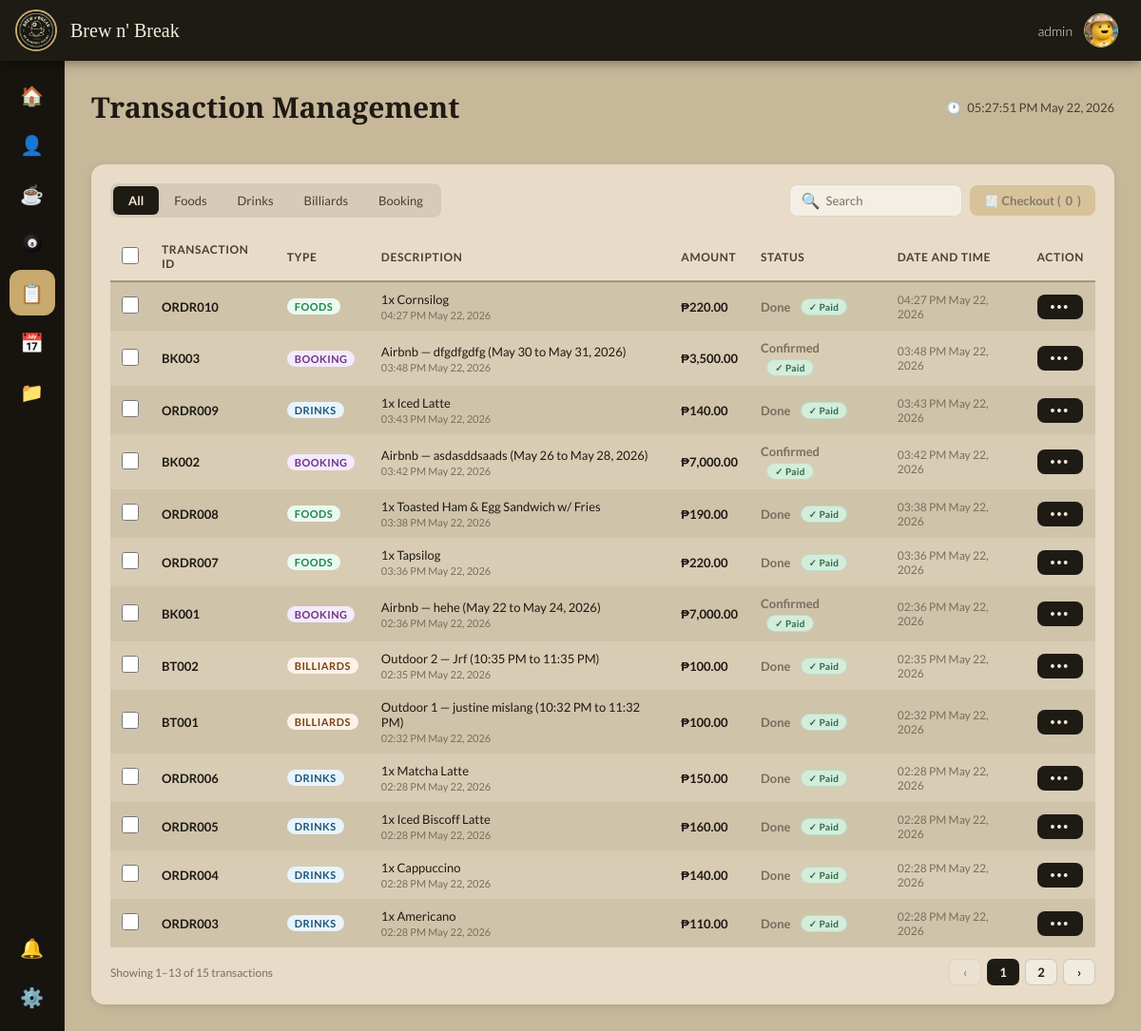
Page /brew-n-break-pos/transactions.php (signed in) on the committed database.
### tables this page shows
CREATE TABLE `orders` (
  `id` int(10) UNSIGNED NOT NULL,
  `order_code` varchar(30) NOT NULL,
  `type` varchar(30) DEFAULT 'Coffee',
  `status` varchar(30) DEFAULT 'Pending',
  `total_amount` decimal(10,2) DEFAULT 0.00,
  `created_at` timestamp NOT NULL DEFAULT current_timestamp()
);

CREATE TABLE `bookings` (
  `id` int(10) UNSIGNED NOT NULL,
  `booking_code` varchar(30) NOT NULL,
  `guest_name` varchar(120) NOT NULL,
  `room` varchar(60) NOT NULL,
  `check_in` date NOT NULL,
  `check_out` date NOT NULL,
  `status` varchar(30) DEFAULT 'Confirmed',
  `created_at` timestamp NOT NULL DEFAULT current_timestamp()
);

CREATE TABLE `billiard_sessions` (
  `id` int(10) UNSIGNED NOT NULL,
  `session_code` varchar(30) NOT NULL,
  `customer_name` varchar(120) NOT NULL,
  `table_name` varchar(60) NOT NULL,
  `start_time` time NOT NULL,
  `end_time` time NOT NULL,
  `hours_used` decimal(5,2) DEFAULT 0.00,
  `amount` decimal(10,2) DEFAULT 0.00,
  `status` varchar(30) DEFAULT 'Ongoing',
  `created_at` timestamp NOT NULL DEFAULT current_timestamp()
);

### brew-n-break-pos/transactions.php (the view, shortened to what this page needs)
<?php
$transactions = [];
$username     = $_SESSION['username'] ?? 'Admin';
$userRole     = ucfirst(strtolower($_SESSION['role'] ?? 'admin'));
try {
    $conn = new mysqli(DB_HOST, DB_USER, DB_PASS, DB_NAME);
    if (!$conn->connect_error) {
        $r = $conn->query("
            SELECT
                o.id,
                o.order_code AS transaction_code,
                GROUP_CONCAT(CONCAT(oi.quantity,'x ',p.name) ORDER BY p.name SEPARATOR ', ') AS description,
                o.total_amount,
                o.status,
                o.type,
                o.created_at,
                'cafe' AS source
            FROM orders o
            LEFT JOIN order_items oi ON oi.order_id = o.id
            LEFT JOIN products p ON p.id = oi.product_id
            GROUP BY o.id
        ");
        if ($r) while ($row = $r->fetch_assoc()) $transactions[] = $row;
        $r = $conn->query("
            SELECT
                bs.id,
                bs.session_code AS transaction_code,
                CONCAT(bs.table_name, ' — ', bs.customer_name, ' (',
                    DATE_FORMAT(CAST(bs.start_time AS TIME),'%h:%i %p'),
                    ' to ',
                    DATE_FORMAT(CAST(bs.end_time AS TIME),'%h:%i %p'),
                ') ') AS description,
                bs.amount AS total_amount,
                bs.status,
                'Billiards' AS type,
                bs.created_at,
                'billiard' AS source
            FROM billiard_sessions bs
        ");
        if ($r) while ($row = $r->fetch_assoc()) $transactions[] = $row;
        $r = $conn->query("
            SELECT
                b.id,
                b.booking_code AS transaction_code,
                CONCAT(b.room, ' — ', b.guest_name, ' (',
                    DATE_FORMAT(b.check_in,'%b %d'),
                    ' to ',
                    DATE_FORMAT(b.check_out,'%b %d, %Y'),
                ')') AS description,
                DATEDIFF(b.check_out, b.check_in) * 3500 AS total_amount,
                b.status,
                'Booking' AS type,
                b.created_at,
                'booking' AS source
            FROM bookings b
        ");
        if ($r) while ($row = $r->fetch_assoc()) $transactions[] = $row;
    }
} catch (Throwable $e) {}
usort($transactions, fn($a,$b) => strtotime($b['created_at']) - strtotime($a['created_at']));
?>
<!DOCTYPE html>
<html lang="en">
<head>
</head>
<body>
<nav class="topnav">
  <div class="topnav-left">
    <div class="logo-circle" style="overflow:hidden;padding:0;"><img src="../img/logo.png" style="width:100%;height:100%;object-fit:cover;display:block;border-radius:50%;"/></div>
    <span class="brand">Brew n' Break</span>
  </div>
  <div class="topnav-right">
    <span class="user-label"><?= htmlspecialchars($username) ?></span>
    <div style="position:relative;">
      <div class="user-avatar" style="overflow:hidden;padding:0;cursor:pointer;" onclick="toggleAvatarMenu(event)"><?php $up=$_SESSION['photo']??'';if($up):?><img src="<?=htmlspecialchars($up)?>" style="width:100%;height:100%;object-fit:cover;border-radius:50%;display:block;" alt=""/><?php else:?><span style="font-size:18px">👤</span><?php endif;?></div>
    </div>
  </div>
</nav>
<div class="layout">
  <aside class="sidebar">
    <?php $sp=$userRole==='Staff'?'staff.php':''; ?>
    <a class="nav-item" href="<?=$sp?:'dashboard.php'?>"><span>🏠</span><span class="tip">Dashboard</span></a>
    <?php if ($userRole !== 'Staff'): ?><a class="nav-item" href="users.php"><span>👤</span><span class="tip">Users</span></a><?php endif; ?>
    <a class="nav-item" href="menu.php"><span>☕</span><span class="tip">Cafe</span></a>
    <a class="nav-item" href="billiard.php"><svg viewBox="0 0 24 24" width="22" height="22" xmlns="http://www.w3.org/2000/svg"><text x="12" y="15.5" font-size="6.5" text-anchor="middle" fill="#111" font-family="Arial,sans-serif" font-weight="900">8</text></svg></a>
    <a class="nav-item active" href="transactions.php"><span>📋</span><span class="tip">Transactions</span></a>
    <a class="nav-item" href="bookings.php"><span>📅</span><span class="tip">Bookings</span></a>
    <?php if ($userRole !== 'Staff'): ?><a class="nav-item" href="reports.php"><span>📁</span><span class="tip">Reports</span></a><?php endif; ?>
    <a class="nav-item" href="notifications.php" id="bellNavItem"><span>🔔</span><span id="bellBadge"></span><span class="tip">Notifications</span></a>
    <a class="nav-item" href="settings.php"><span>⚙️</span><span class="tip">Settings</span></a>
  </aside>
  <main class="main">
    <div class="page-header">
      <h1 class="page-title">Transaction Management</h1>
      <div class="page-time">🕐 <span id="liveClock"></span></div>
    </div>
    <div class="card" id="tableCard">
      <div class="toolbar">
        <div class="tabs">
          <button class="tab-btn active" onclick="filterTab('all',this)">All</button>
          <button class="tab-btn" onclick="filterTab('foods',this)">Foods</button>
          <button class="tab-btn" onclick="filterTab('coffee',this)">Drinks</button>
          <button class="tab-btn" onclick="filterTab('billiards',this)">Billiards</button>
          <button class="tab-btn" onclick="filterTab('booking',this)">Booking</button>
        </div>
        <div class="toolbar-right">
          <div class="search-wrap">
            <span>🔍</span>
            <input type="text" id="searchInput" placeholder="Search" oninput="applyFilters()"/>
          </div>
          <button class="icon-btn checkout-btn" id="checkoutBtn" onclick="openCheckout()" disabled>
            🧾 Checkout (<span id="selectedCount">0</span>)
          </button>
        </div>
      </div>
      <div class="tbl-wrap">
        <table>
          <thead>
            <tr>
              <th class="th-check">
                <input type="checkbox" class="row-check" id="selectAll" onchange="toggleSelectAll(this)"/>
              </th>
              <th>Transaction ID</th>
              <th>Type</th>
              <th>Description</th>
              <th>Amount</th>
              <th>Status</th>
              <th>Date and Time</th>
              <th>Action</th>
            </tr>
          </thead>
          <tbody id="tableBody">
            <?php foreach ($transactions as $t):
              $sc = match(strtolower($t['status'])) {
                'done'      => 'status-done',
                'confirmed' => 'status-done',
                'pending'   => 'status-pending',
                'expired'   => 'status-pending',
                'cancelled' => 'status-cancelled',
                'ongoing'   => 'status-ongoing',
                default     => 'status-pending'
              };
              $typeRaw = strtolower($t['type'] ?? '');
              $badgeClass = match($typeRaw) {
                'billiards' => 'badge-billiards',
                'foods'     => 'badge-foods',
                'booking'   => 'badge-booking',
                default     => 'badge-cafe'
              };
              $typeLabel = strtolower($t['type'] ?? '') === 'coffee' ? 'Drinks' : ucfirst($t['type'] ?? 'Cafe');
              $dt = date('h:i A F j, Y', strtotime($t['created_at']));
              $desc = htmlspecialchars($t['description'] ?? '–');
              $code = htmlspecialchars($t['transaction_code']);
            ?>
            <tr data-type="<?= $typeRaw ?>"
                data-search="<?= strtolower(htmlspecialchars($t['transaction_code'].' '.($t['description']??''))) ?>"
                data-id="<?= $t['id'] ?>"
                data-source="<?= htmlspecialchars($t['source']) ?>"
                data-code="<?= $code ?>"
                data-desc="<?= $desc ?>"
                data-type-label="<?= htmlspecialchars($typeLabel) ?>"
                data-amount="<?= $t['total_amount'] ?>"
                data-status="<?= htmlspecialchars($t['status']) ?>"
                data-dt="<?= $dt ?>">
              <td><input type="checkbox" class="row-check row-selector" onchange="onRowCheck(this)"/></td>
              <td style="font-weight:700"><?= $code ?></td>
              <td><span class="type-badge <?= $badgeClass ?>"><?= $typeLabel ?></span></td>
              <td>
                <div class="desc-main"><?= $desc ?></div>
                <div class="desc-sub"><?= $dt ?></div>
              </td>
              <td style="font-weight:700">₱<?= number_format($t['total_amount'] ?? 0, 2) ?></td>
              <td>
                <div class="status-cell">
                  <span class="<?= $sc ?>"><?= htmlspecialchars($t['status']) ?></span>
                  <?php if(in_array(strtolower($t['status']),['done','confirmed'])): ?>
                    <span class="paid-badge">✓ Paid</span>
                  <?php elseif(strtolower($t['status']) !== 'cancelled'): ?>
                    <span class="unpaid-badge">⏳ Pending</span>
                  <?php endif; ?>
                </div>
              </td>
              <td style="font-size:12px;color:var(--muted)"><?= $dt ?></td>
              <td>
                <div class="action-wrap" id="wrap-<?= $t['id'].'-'.$t['source'] ?>">
                  <button class="action-btn" onclick="toggleDD('<?= $t['id'].'-'.$t['source'] ?>', this)">•••</button>
                </div>
              </td>
            </tr>
            <?php endforeach; ?>
          </tbody>
        </table>
      </div>
      <div style="display:flex;align-items:center;justify-content:space-between;margin-top:12px;flex-wrap:wrap;gap:10px;flex-shrink:0;">
        <div id="pageInfo" style="font-size:12px;color:var(--muted);"></div>
        <div id="pageControls" style="display:flex;gap:6px;align-items:center;flex-wrap:wrap;"></div>
      </div>
    </div>
  </main>
</div>
</body>
</html>

### rows in the picture
orders: order_code "ORDR010", type "FOODS", desc "1x Cornsilog", created_at "04:27 PM May 22, 2026", total_amount "220.00", status "Done", shows "✓ Paid"
bookings: booking_code "BK003", typeLabel "BOOKING", desc "Airbnb — dfgdfgdfg (May 30 to May 31, 2026)", created_at "03:48 PM May 22, 2026", total_amount "3,500.00", status "Confirmed", shows "✓ Paid"
orders: order_code "ORDR009", type "DRINKS", desc "1x Iced Latte", created_at "03:43 PM May 22, 2026", total_amount "140.00", status "Done", shows "✓ Paid"
bookings: booking_code "BK002", typeLabel "BOOKING", desc "Airbnb — asdasddsaads (May 26 to May 28, 2026)", created_at "03:42 PM May 22, 2026", total_amount "7,000.00", status "Confirmed", shows "✓ Paid"
orders: order_code "ORDR008", type "FOODS", desc "1x Toasted Ham & Egg Sandwich w/ Fries", created_at "03:38 PM May 22, 2026", total_amount "190.00", status "Done", shows "✓ Paid"
orders: order_code "ORDR007", type "FOODS", desc "1x Tapsilog", created_at "03:36 PM May 22, 2026", total_amount "220.00", status "Done", shows "✓ Paid"
bookings: booking_code "BK001", typeLabel "BOOKING", desc "Airbnb — hehe (May 22 to May 24, 2026)", created_at "02:36 PM May 22, 2026", total_amount "7,000.00", status "Confirmed", shows "✓ Paid"
billiard_sessions: session_code "BT002", typeLabel "BILLIARDS", desc "Outdoor 2 — Jrf (10:35 PM to 11:35 PM)", created_at "02:35 PM May 22, 2026", amount "100.00", status "Done", shows "✓ Paid"
billiard_sessions: session_code "BT001", typeLabel "BILLIARDS", desc "Outdoor 1 — justine mislang (10:32 PM to 11:32 PM)", created_at "02:32 PM May 22, 2026", amount "100.00", status "Done", shows "✓ Paid"
orders: order_code "ORDR006", type "DRINKS", desc "1x Matcha Latte", created_at "02:28 PM May 22, 2026", total_amount "150.00", status "Done", shows "✓ Paid"
orders: order_code "ORDR005", type "DRINKS", desc "1x Iced Biscoff Latte", created_at "02:28 PM May 22, 2026", total_amount "160.00", status "Done", shows "✓ Paid"
orders: order_code "ORDR004", type "DRINKS", desc "1x Cappuccino", created_at "02:28 PM May 22, 2026", total_amount "140.00", status "Done", shows "✓ Paid"
orders: order_code "ORDR003", type "DRINKS", desc "1x Americano", created_at "02:28 PM May 22, 2026", total_amount "110.00", status "Done", shows "✓ Paid"

### other values in the picture
$username "admin"
